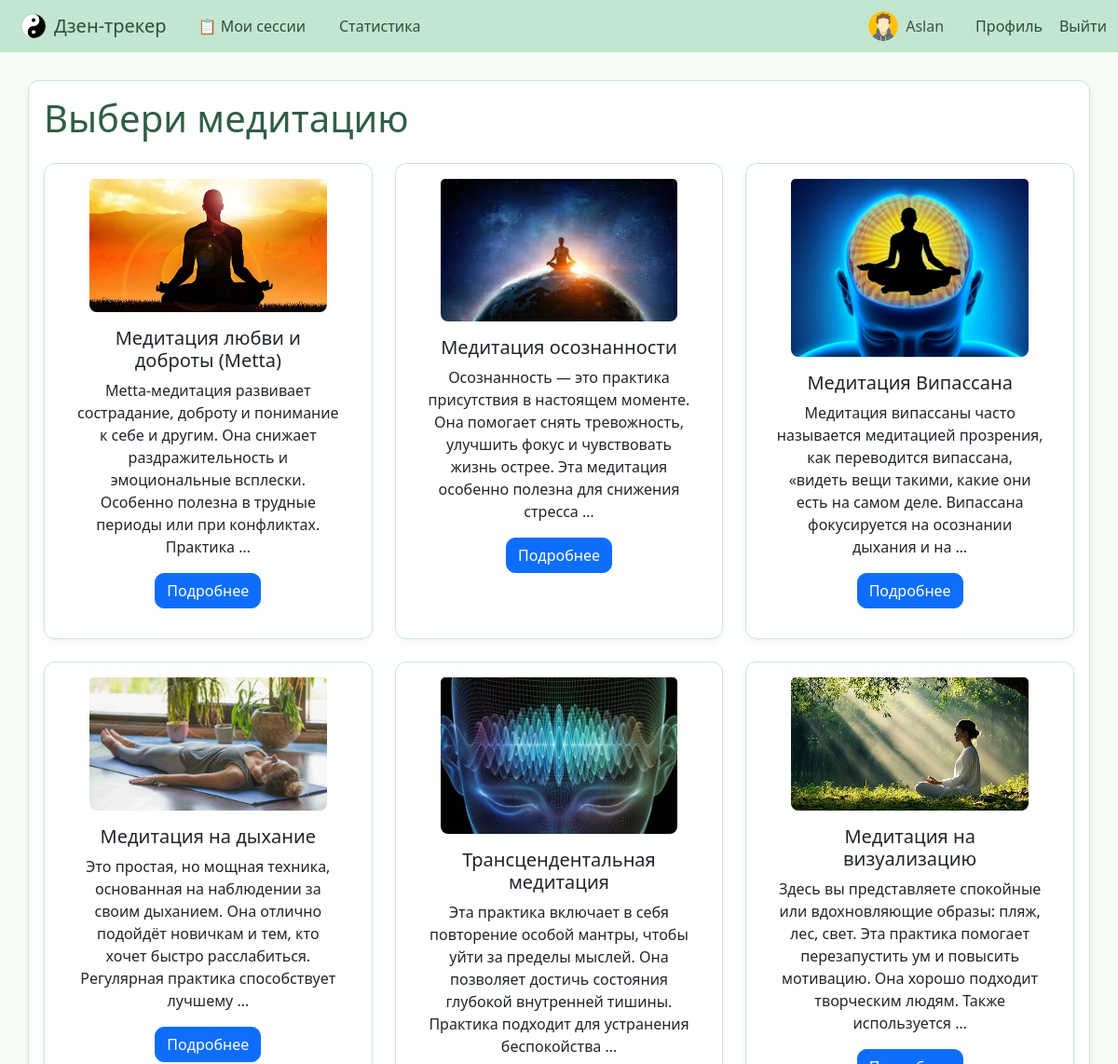
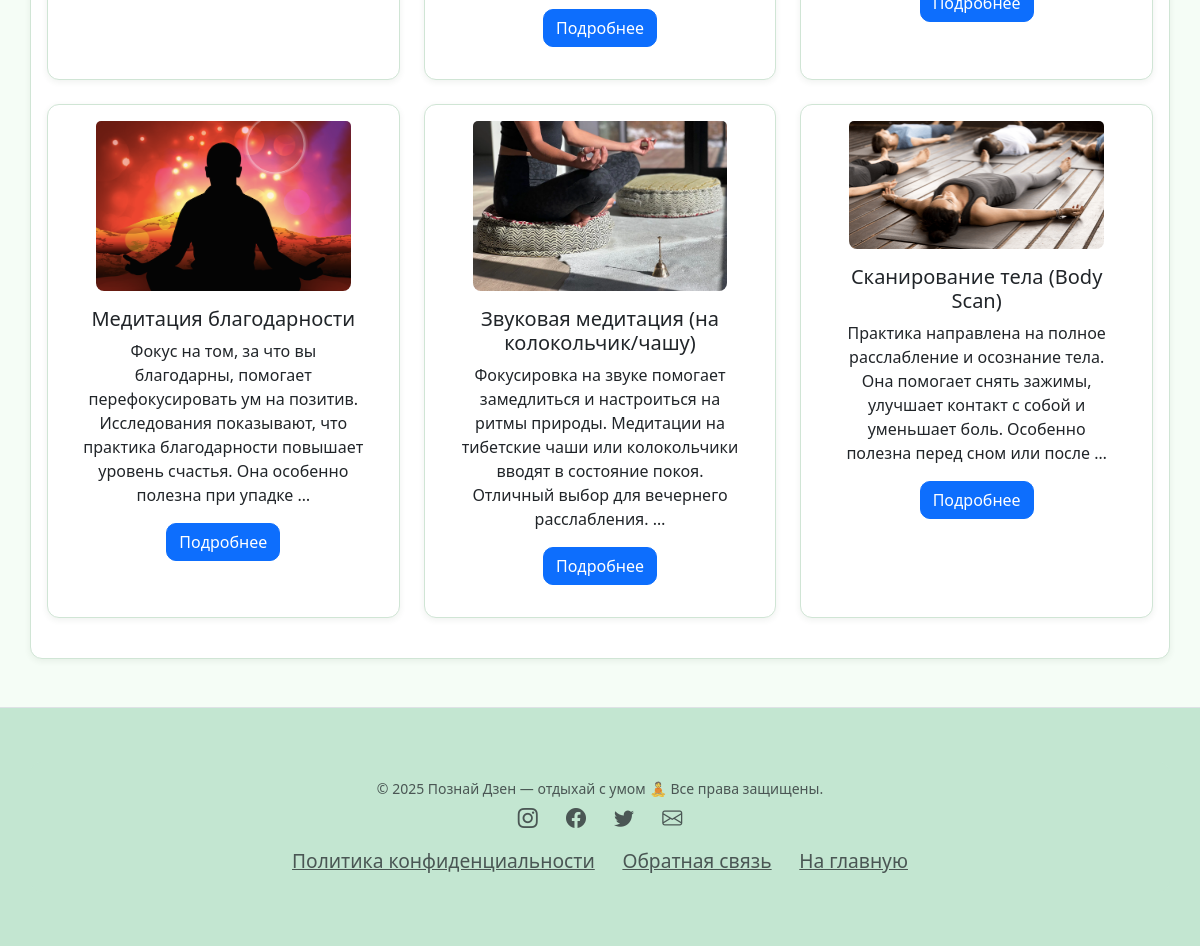
Screenshot of /meditations/ (signed in) with the database file from the repository (2 pictures, top to bottom).
### tracker/models.py (models this page shows, shortened)
class Meditation(models.Model):
    title = models.CharField(max_length=100)
    description = models.TextField()
    image = models.ImageField(upload_to='meditation_images/', null=True, blank=True)
    instructions = models.TextField(blank=True, null=True)
    duration = models.PositiveIntegerField(help_text="Длительность в минутах", default=5)

### tracker/views.py (the view)
# urls.py: path('meditations/', views.MeditationListView.as_view(), name='meditation_list'),
class MeditationListView(LoginRequiredMixin, ListView):
    model = Meditation
    template_name = 'meditation_list.html'
    context_object_name = 'meditations'

### templates/meditation_list.html
{% extends 'base.html' %}
{% load static %}
{% block content %}
<h1 class="mb-4">Выбери медитацию</h1>
<div class="row">
    {% for meditation in meditations %}
    <div class="col-md-6 col-lg-4 mb-4 justify-content-center">
        <div class="card h-100">
            {% if meditation.image %}
                <img src="{{ meditation.image.url }}" class="card-img-top" alt="{{ meditation.title }}">
            {% endif %}
            <div class="card-body">
                <h5 class="card-title">{{ meditation.title }}</h5>
                <p class="card-text">{{ meditation.description|truncatewords:25 }}</p>
                <a href="{% url 'meditation_detail' meditation.pk %}" class="btn btn-primary">Подробнее</a>
            </div>
        </div>
    </div>
    {% empty %}
    <p>Нет доступных медитаций.</p>
    {% endfor %}
</div>
{% endblock %}

### templates/partials/navbar.html (shortened to what this page needs)
{% load static %}
<nav class="navbar navbar-expand-lg navbar-light bg-grey mb-4">
  <div class="container-fluid">
    <a class="navbar-brand d-flex align-items-center gap-2" href="{% url 'home' %}">
      <img src="{% static 'images/icon.png' %}" alt="Логотип" width="28" height="28" class="d-inline-block align-text-top">
      Дзен-трекер
    </a>
    <div class="collapse navbar-collapse" id="navbarNav">
      <ul class="navbar-nav me-auto align-items-center">
        {% if user.is_authenticated %}
        <li class="nav-item">
          <a class="nav-link" href="{% url 'restsession_list' %}">📋 Мои сессии</a>
        </li>
        {% endif %}
        <li class="nav-item">
          <a class="nav-link" href="{% url 'statistics' %}">Статистика</a>
        </li>
      </ul>
      <ul class="navbar-nav align-items-center">
        {% if user.is_authenticated %}
        <li class="nav-item d-flex align-items-center me-3">
          {% if user.userprofile.avatar %}
            <img src="{{ user.userprofile.avatar.url }}" alt="Аватар" class="rounded-circle me-2" width="32" height="32" style="object-fit: cover;">
          {% else %}
            <img src="{% static 'images/default-avatar.png' %}" alt="Аватар" class="rounded-circle me-2" width="32" height="32" style="object-fit: cover;">
          {% endif %}
          <span class="navbar-text">{{ user.username }}</span>
        </li>
        <li class="nav-item">
          <a class="nav-link" href="{% url 'profile' %}">Профиль</a>
        </li>
        <li class="nav-item">
          <form method="post" action="{% url 'logout' %}" class="d-inline">
            <button type="submit" class="btn nav-link p-0" style="background: none; border: none; color: #0d6efd;">
              Выйти
            </button>
          </form>
        </li>
        {% endif %}
      </ul>
    </div>
  </div>
</nav>

### static/styles.css (style rules this page uses)
body { font-family: Arial, sans-serif; background-color: #f4f4f4; color: #333; margin: 0; padding: 0; }
nav { background: #333; color: white; padding: 10px; text-align: center; }
nav a { color: white; margin: 0 10px; text-decoration: none; }

### static/pastel.css (style rules this page uses)
body { background-color: #f5fdf6; color: #2e4e36; font-family: 'Segoe UI', sans-serif; }
h1, h2, h3, h4, h5 { color: #2f5e45; }
.container, .card, .list-group-item { background-color: #ffffff; border: 1px solid #d0e5d5; border-radius: 12px; padding: 1rem; box-shadow: 0 2px 6px rgba(46, 78, 54, 0.08); }
.btn { border-radius: 10px; font-weight: 500; transition: background-color 0.3s ease; }
img { border-radius: 8px; }
a { color: #397d5d; }
.navbar { background-color: #c3e6d1; }
.navbar-brand, .nav-link { color: #2e4e36 !important; }
.card { text-align: center; }
.card-img-top { max-width: 80%; height: auto; margin: 0 auto; }

### rows the page displays
Meditation: image (picture), title "Медитация любви и доброты (Metta)", description "Metta-медитация развивает сострадание, доброту и понимание к себе и другим. Она снижает раздражительность и эмоциональные всплески. Особенно полезна в трудные периоды или при конфликтах. Практика …"
Meditation: image (picture), title "Медитация осознанности", description "Осознанность — это практика присутствия в настоящем моменте. Она помогает снять тревожность, улучшить фокус и чувствовать жизнь острее. Эта медитация особенно полезна для снижения стресса …"
Meditation: image (picture), title "Медитация Випассана", description "Медитация випассаны часто называется медитацией прозрения, как переводится випассана, «видеть вещи такими, какие они есть на самом деле. Випассана фокусируется на осознании дыхания и на …"
Meditation: image (picture), title "Медитация на дыхание", description "Это простая, но мощная техника, основанная на наблюдении за своим дыханием. Она отлично подойдёт новичкам и тем, кто хочет быстро расслабиться. Регулярная практика способствует лучшему …"
Meditation: image (picture), title "Трансцендентальная медитация", description "Эта практика включает в себя повторение особой мантры, чтобы уйти за пределы мыслей. Она позволяет достичь состояния глубокой внутренней тишины. Практика подходит для устранения беспокойства …"
Meditation: image (picture), title "Медитация на визуализацию", description "Здесь вы представляете спокойные или вдохновляющие образы: пляж, лес, свет. Эта практика помогает перезапустить ум и повысить мотивацию. Она хорошо подходит творческим людям. Также используется …"
Meditation: image (picture), title "Медитация благодарности", description "Фокус на том, за что вы благодарны, помогает перефокусировать ум на позитив. Исследования показывают, что практика благодарности повышает уровень счастья. Она особенно полезна при упадке …"
Meditation: image (picture), title "Звуковая медитация (на колокольчик/чашу)", description "Фокусировка на звуке помогает замедлиться и настроиться на ритмы природы. Медитации на тибетские чаши или колокольчики вводят в состояние покоя. Отличный выбор для вечернего расслабления. …"
Meditation: image (picture), title "Сканирование тела (Body Scan)", description "Практика направлена на полное расслабление и осознание тела. Она помогает снять зажимы, улучшает контакт с собой и уменьшает боль. Особенно полезна перед сном или после …"

### other values shown
{{ user.username }} "Aslan"
{{ now_year }} "2025"
